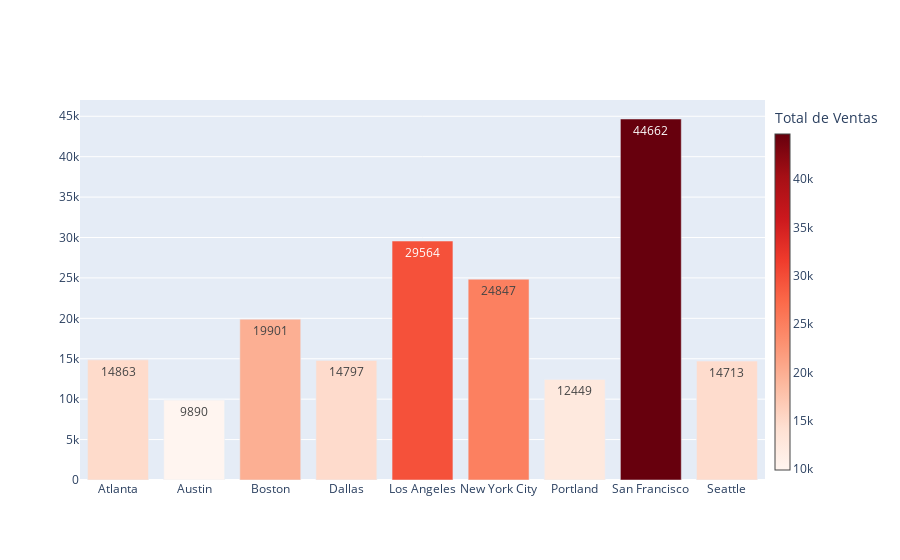

This figure's notebook cell:
### Code cell
# Se crea el objeto de grafico para representar el total de ventas anual por ciudad
fig = go.Figure()

# Se agrega a la figura un grafico de linea con las ciudades y el total de ventas por ciudad
fig.add_trace(go.Bar(
    x = ciudades,
    y = totales_ventas_anual_ciudad,
    name='Total de Ventas por Ciudad Anual',
    marker=dict(color=totales_ventas_anual_ciudad, colorscale='Reds',colorbar=dict(title='Total de Ventas', x=1.0, thickness=15)),
    text=totales_ventas_anual_ciudad,
    textposition='auto',
    )
)

### Figure 1 — Plotly figure (JSON) as saved in the notebook; plotly's stock layout.template omitted (floating-point values rounded to 4 significant figures)
{"data": [{"marker": {"color": [14863, 9890, 19901, 14797, 29564, 24847, 12449, 44662, 14713], "colorbar": {"thickness": 15, "title": {"text": "Total de Ventas"}, "x": 1}, "colorscale": [[0, "rgb(255,245,240)"], [0.125, "rgb(254,224,210)"], [0.25, "rgb(252,187,161)"], [0.375, "rgb(252,146,114)"], [0.5, "rgb(251,106,74)"], [0.625, "rgb(239,59,44)"], [0.75, "rgb(203,24,29)"], [0.875, "rgb(165,15,21)"], [1, "rgb(103,0,13)"]]}, "name": "Total de Ventas por Ciudad Anual", "text": [14863, 9890, 19901, 14797, 29564, 24847, 12449, 44662, 14713], "textposition": "auto", "type": "bar", "x": ["Atlanta", "Austin", "Boston", "Dallas", "Los Angeles", "New York City", "Portland", "San Francisco", "Seattle"], "y": [14863, 9890, 19901, 14797, 29564, 24847, 12449, 44662, 14713]}], "layout": {}}
